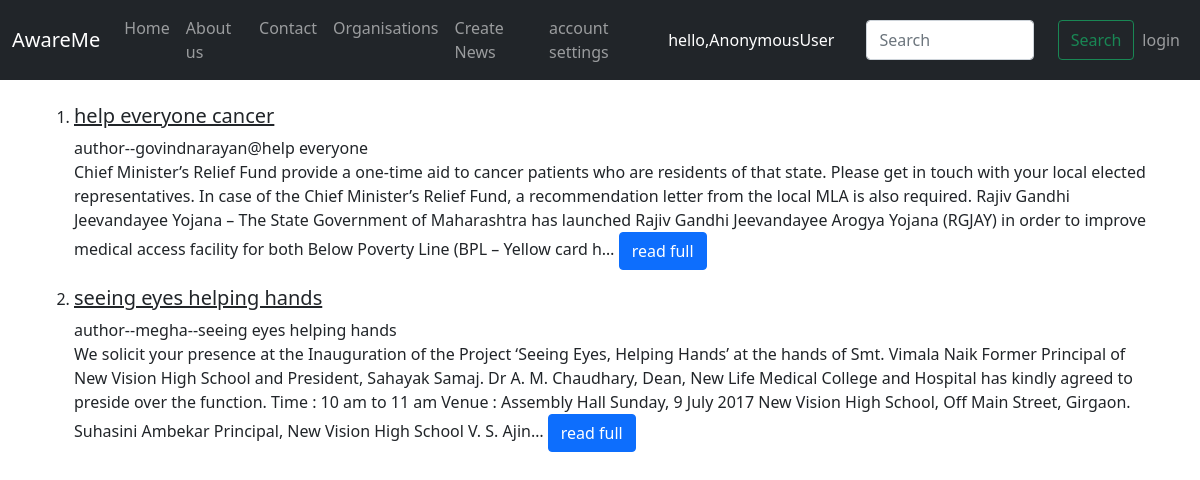
Before: /awareme/listFeed/ with the older database file.
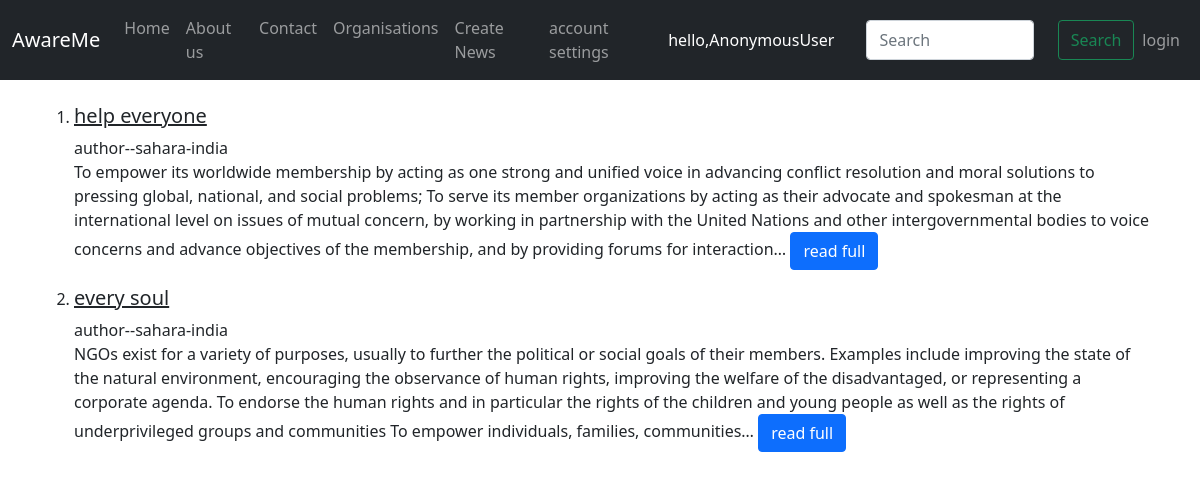
After: the same page with the newer database file.
### awaremeapp/models.py (models this page shows, shortened)
class OrgFeed(models.Model):
    title=models.CharField(blank=True,null=True,max_length=250)
    brief=models.TextField(blank=True,null=True)
    author=models.CharField(blank=True,null=True,max_length=250)
    locations=models.CharField(max_length=100,null=True)
    timestamp = models.DateTimeField(default=now)

### awaremeapp/views.py (the view)
# urls.py: path('listFeed/',views.listFeed,name="listFeed"),
def listFeed(request):
    feed=OrgFeed.objects.all()
    context={'feed':feed,}
    return render(request,'awaremeapp/list_feed.html',context)

### templates/awaremeapp/list_feed.html
{% extends 'awaremeapp/orgbase.html' %}
{% block content %}
<div class="container">
<br>
<ol>
    {% for feeds in feed %}
        <li><h5><a class="text-dark" href="{% url 'newsFeed' feeds.id %}">{{feeds.title}}</a></h5></li>
        <p>author--{{feeds.author}}<br>
        {{feeds.brief|truncatechars:500}}
        <a class="btn btn-primary" href="{% url 'newsFeed' feeds.id %}">read full</a></p>
    {% endfor %}
</ol>
</div>
{% endblock %}

### templates/awaremeapp/orgbase.html (shortened to what this page needs)
{% load static %}
<!DOCTYPE html>
<html lang="en">
<head>
    <link href="https://cdn.jsdelivr.net/npm/bootstrap@5.0.0/dist/css/bootstrap.min.css" rel="stylesheet">
</head>
<body>
    <nav class="navbar navbar-expand-lg navbar-dark bg-dark sticky-top "  >
        <div class="container-fluid">
          <a class="navbar-brand mx-10 ml-5 mr-5" href="{% url 'listFeed'%}">AwareMe</a>
          <div class="collapse navbar-collapse" id="navbarSupportedContent">
            <ul class="navbar-nav me-auto mb-2 mb-lg-0">
              <li class="nav-item">
                <a class="nav-link {% block homeactive %} {% endblock homeactive %}" aria-current="page" href="{% url 'listFeed'%}">Home</a>
              </li>
          <div class="collapse navbar-collapse" id="navbarSupportedContent">
            <ul class="navbar-nav me-auto mb-2 mb-lg-0">
              <li class="nav-item">
                <a class="nav-link {% block aboutactive %} {% endblock aboutactive %}" aria-current="page" href="{% url 'listFeed'%}">About us</a>
              </li>
          <div class="collapse navbar-collapse" id="navbarSupportedContent">
            <ul class="navbar-nav me-auto mb-2 mb-lg-0">
              <li class="nav-item">
                <a class="nav-link {% block contactactive %} {% endblock contactactive %}" aria-current="page" href="{% url 'contact' %}">Contact</a>
              </li>
              <div class="collapse navbar-collapse" id="navbarSupportedContent">
                <ul class="navbar-nav me-auto mb-2 mb-lg-0">
                  <li class="nav-item">
                    <a class="nav-link {% block organistionactive %} {% endblock organistionactive %}" aria-current="page" href="{% url 'details' %}">Organisations</a>
                  </li>
              <li class="nav-item me-auto mb-2 mb-lg-0">
                <a class="nav-link" href="{% url 'feed' %}">Create News</a>
              </li>
              <li class="nav-item ">
                <a class="nav-link {% block settingactive %} {% endblock settingactive %}" href="{% url 'account_setting' %}">account settings</a>
              </li>
              <div class="collapse navbar-collapse" id="navbarSupportedContent">
                <ul class="navbar-nav me-auto mb-2 mb-lg-0">
                  <li class="nav-item">
                    <a class="nav-link active" aria-current="page">hello,{{request.user}}</a>
                  </li>
                  <form class="d-flex" method="GET" action="{% url 'search' %}">
                    <input class="form-control me-4 mx-4" type="search" placeholder="Search" name="query" id="query" aria-label="Search">
                    <button class="btn btn-outline-success" type="submit">Search</button>
                  </form>
              {% if user.is_authenticated %}
              <li class="nav-item {% block logoutactive %} {% endblock logoutactive %}">
                <a class="nav-link" href="{% url 'logout' %}">logout</a>
              </li>
              {% else %}
              <li class="nav-item {% block loginactive %} {% endblock loginactive %}">
                <a class="nav-link" href="{% url 'login' %}">login</a>
              </li>
              {% endif %}
          </div>
        </div>
      </nav>
        {% block content %}
        {% endblock %}
</body>
</html>

Changed rows visible on the page:
removed OrgFeed: title "help everyone cancer", author "govindnarayan@help everyone", brief "Chief Minister’s Relief Fund provide a one-time aid to cancer patients who are residents of that state. Please get in touch with your local elected representatives. In case of the Chief Minister’s Relief Fund, a recommendation letter from the local MLA is also required. Rajiv Gandhi Jeevandayee Yojana – The State Government of Maharashtra has launched Rajiv Gandhi Jeevandayee Arogya Yojana (RGJAY) in order to improve medical access facility for both Below Poverty Line (BPL – Yellow card h…"
removed OrgFeed: title "seeing eyes helping hands", author "megha--seeing eyes helping hands", brief "We solicit your presence at the Inauguration of the Project ‘Seeing Eyes, Helping Hands’ at the hands of Smt. Vimala Naik Former Principal of New Vision High School and President, Sahayak Samaj. Dr A. M. Chaudhary, Dean, New Life Medical College and Hospital has kindly agreed to preside over the function. Time : 10 am to 11 am Venue : Assembly Hall Sunday, 9 July 2017 New Vision High School, Off Main Street, Girgaon. Suhasini Ambekar Principal, New Vision High School V. S. Ajin…"
added OrgFeed: title "help everyone", author "sahara-india", brief "To empower its worldwide membership by acting as one strong and unified voice in advancing conflict resolution and moral solutions to pressing global, national, and social problems; To serve its member organizations by acting as their advocate and spokesman at the international level on issues of mutual concern, by working in partnership with the United Nations and other intergovernmental bodies to voice concerns and advance objectives of the membership, and by providing forums for interaction…"
added OrgFeed: title "every soul", author "sahara-india", brief "NGOs exist for a variety of purposes, usually to further the political or social goals of their members. Examples include improving the state of the natural environment, encouraging the observance of human rights, improving the welfare of the disadvantaged, or representing a corporate agenda. To endorse the human rights and in particular the rights of the children and young people as well as the rights of underprivileged groups and communities To empower individuals, families, communities…"
